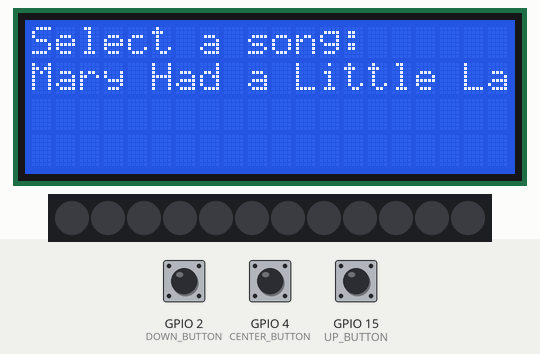
Recording of a program running on a simulated ESP32. On the bench: 20×4 character LCD, 12 RGB LEDs in strip order, left to right. Inputs (shaded band) come from the test bench; at power-on: GPIO 4 (CENTER_BUTTON) HIGH, GPIO 2 (DOWN_BUTTON) HIGH, GPIO 15 (UP_BUTTON) HIGH. Storage starts empty.

Above: at 4.6 s.
4.7 s: GPIO 4 (CENTER_BUTTON) pulled LOW for 0.15 s
At 5.2 s:
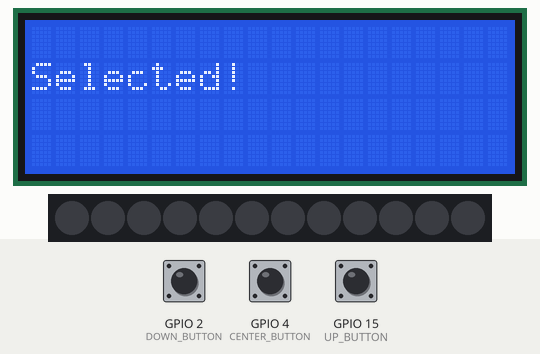
7.8 s: GPIO 2 (DOWN_BUTTON) pulled LOW for 1 s
At 9.2 s:
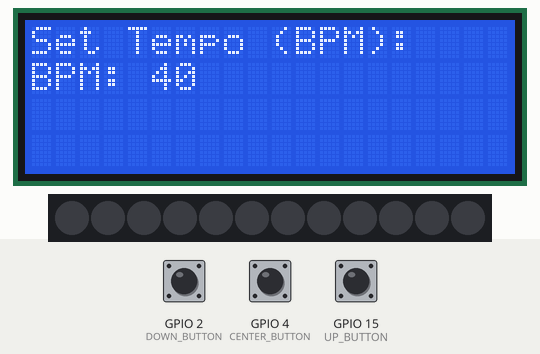
10.3 s: GPIO 4 (CENTER_BUTTON) pulled LOW for 3.2 s
At 13.5 s:
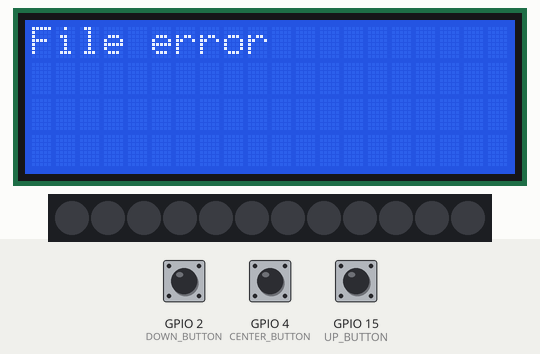
15.9 s: GPIO 15 (UP_BUTTON) pulled LOW for 0.15 s
At 18.9 s:
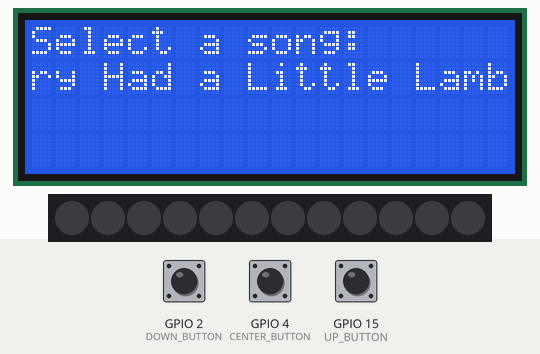
19.0 s: GPIO 15 (UP_BUTTON) pulled LOW for 1 s
At 19.8 s:
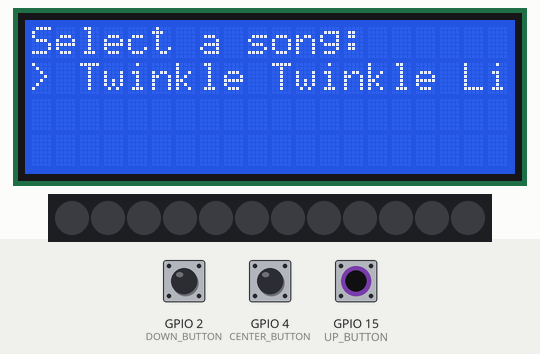
22.9 s: GPIO 2 (DOWN_BUTTON) pulled LOW for 3.2 s
At 26.6 s:
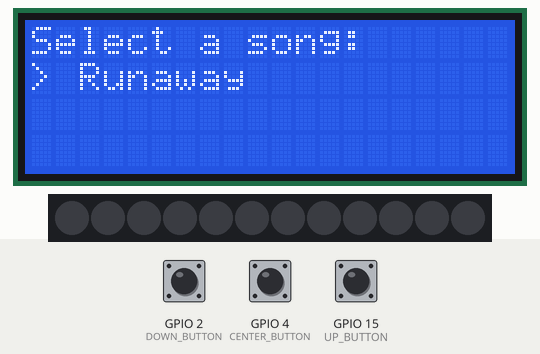
Timing chart, 0 to 28.1 s (numbered marks = the images above; inputs shaded):
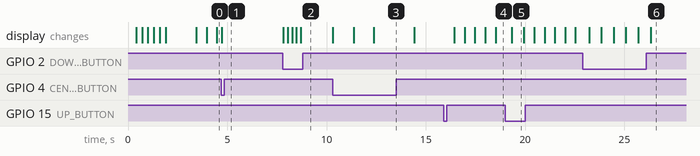

Measured:
- after the input at 4.7 s, the display: changes at once (image 1)
- after the input at 7.8 s, the display: first changes at once (image 2 shows a later state)
- after the input at 10.3 s, the display: first changes at once (image 3 shows a later state)
- after the input at 15.9 s, the display: first changes after 0.53 s (image 4 shows a later state)
- after the input at 19.0 s, the display: changes after 0.32 s (image 5)
- after the input at 22.9 s, the display: first changes after 0.32 s (image 6 shows a later state)
- what the display in image 5 shows lasts 0.6 s, from 19.3 s to 19.9 s

The program:

main.cpp
```cpp
#include <LiquidCrystal_I2C.h>
#include <FastLED.h>
#include <FS.h>
#include <SPIFFS.h>

#define NUM_LEDS 12
#define DATA_PIN 0
#define MAX_STEPS 128

#define CENTER_BUTTON 4
#define DOWN_BUTTON 2
#define UP_BUTTON 15

CRGB leds[NUM_LEDS];
LiquidCrystal_I2C lcd(0x27, 20, 4); // LCD: 20x4

struct NoteStep {
    bool isRest;
    float noteIndex;
    float duration; // in beats
};

NoteStep sequence[MAX_STEPS];
int sequenceLength = 0;

// Configurable BPM
int bpm = 60;

String filePaths[] = {"/maryHadALittleLamb.txt", "/twinkleTwinkle.txt", "/runaway.txt"};
String songNames[] = {"Mary Had a Little Lamb", "Twinkle Twinkle Little Star", "Runaway"};
int songIndex = 0;
String selectedSong;

void flashLEDsTwice() {
    for (int i = 0; i < 3; i++) {
        delay(300);
        fill_solid(leds, NUM_LEDS, CRGB::Blue);
        FastLED.show();
        delay(300);
        fill_solid(leds, NUM_LEDS, CRGB::Black);
        FastLED.show();
    }
}

void showWelcomeScreen() {
    lcd.clear();
    lcd.setCursor(0, 1);
    lcd.print("Welcome to NoteLight");
    flashLEDsTwice();
    delay(1500);
}

void selectSong() {
    lcd.clear();
    lcd.setCursor(0, 0);
    lcd.print("Select a song:");

    int scrollPos = 0;
    unsigned long lastScrollTime = 0;
    const int scrollSpeed = 500; // milliseconds
    const int displayWidth = 20; // LCD width

    while (true) {
        // Prepare the full display string with prefix
        String name = "> " + songNames[songIndex];
        int fullLength = name.length();

        // Scroll the song name if it's too long
        if (millis() - lastScrollTime >= scrollSpeed) {
            lcd.setCursor(0, 1);
            String toDisplay = name.substring(scrollPos, scrollPos + displayWidth);
            while (toDisplay.length() < displayWidth) toDisplay += " "; // pad if short
            lcd.print(toDisplay);

            scrollPos++;
            if (scrollPos + displayWidth > fullLength) scrollPos = 0;

            lastScrollTime = millis();
        }

        // Button navigation
        if (digitalRead(UP_BUTTON) == LOW) {
            songIndex = (songIndex + 1) % (sizeof(songNames) / sizeof(songNames[0]));
            scrollPos = 0;
            delay(300);
        }

        if (digitalRead(DOWN_BUTTON) == LOW) {
            songIndex = (songIndex - 1 + (sizeof(songNames) / sizeof(songNames[0]))) % (sizeof(songNames) / sizeof(songNames[0]));
            scrollPos = 0;
            delay(300);
        }

        if (digitalRead(CENTER_BUTTON) == LOW) {
            selectedSong = filePaths[songIndex];
            lcd.clear();
            lcd.setCursor(0, 1);
            lcd.print("Selected!");
            delay(1000);
            return;
        }
    }
}


void selectTempo() {
    lcd.clear();
    lcd.setCursor(0, 0);
    lcd.print("Set Tempo (BPM):");

    while (true) {
        lcd.setCursor(0, 1);
        lcd.print("                ");
        lcd.setCursor(0, 1);
        lcd.print("BPM: ");
        lcd.print(bpm);

        if (digitalRead(UP_BUTTON) == LOW) {
            bpm += 5;
            delay(200);
        }
        if (digitalRead(DOWN_BUTTON) == LOW) {
            bpm -= 5;
            if (bpm < 20) bpm = 20;
            delay(200);
        }
        if (digitalRead(CENTER_BUTTON) == LOW) {
            lcd.setCursor(0, 2);
            lcd.print("Tempo set!");
            delay(1000);
            return;
        }
    }
}

void waitToStart() {
    lcd.clear();
    lcd.setCursor(0, 0);
    lcd.print("Press CENTER to");
    lcd.setCursor(0, 1);
    lcd.print("Start Playback");
    while (digitalRead(CENTER_BUTTON) != LOW) {
        delay(100);
    }
    lcd.clear();
    lcd.print("Starting...");
    delay(1000);
}

void loadMusicFile() {
    File file = SPIFFS.open(selectedSong, FILE_READ);
    if (!file) {
        lcd.clear();
        lcd.print("File error");
        delay(2000);
        return;
    }

    String rawData = file.readString();
    file.close();

    if (rawData.length() == 0) {
        lcd.clear();
        lcd.print("File empty");
        delay(2000);
        return;
    }

    rawData.replace(", ", ",");
    if (rawData.startsWith("[")) rawData = rawData.substring(1);
    if (rawData.endsWith("]")) rawData = rawData.substring(0, rawData.length() - 1);

    sequenceLength = 0;
    int startIndex = 0;
    while (sequenceLength < MAX_STEPS && startIndex < rawData.length()) {
        int endIndex = rawData.indexOf("],", startIndex);
        String entry = (endIndex == -1) ? rawData.substring(startIndex)
                                        : rawData.substring(startIndex, endIndex);
        entry.trim();
        if (entry.startsWith("[")) entry = entry.substring(1);
        if (entry.endsWith("]")) entry = entry.substring(0, entry.length() - 1);

        int sep = entry.indexOf(',');
        if (sep != -1) {
            String noteStr = entry.substring(0, sep);
            String durStr = entry.substring(sep + 1);
            noteStr.trim();
            durStr.trim();

            NoteStep step;
            step.isRest = noteStr.equalsIgnoreCase("rest")
                       || noteStr.equalsIgnoreCase("'Rest'")
                       || noteStr.equalsIgnoreCase("\"Rest\"");
            step.noteIndex = step.isRest ? 0.0 : noteStr.toFloat();
            step.duration = durStr.toFloat();

            sequence[sequenceLength++] = step;
        }

        if (endIndex == -1) break;
        startIndex = endIndex + 2;
    }


    delay(2000);
}

String noteToLetter(int noteIndex) {
    switch (noteIndex) {
        case 0: return "C";
        case 1: return "D";
        case 2: return "E";
        case 3: return "F";
        case 4: return "G";
        case 5: return "A";
        case 6: return "B";
        case 7: return "C#"; // or high C or whatever your mapping is
        default: return "?";
    }
}

void playSequence() {
    for (int i = 0; i < sequenceLength; ++i) {
        NoteStep step = sequence[i];
        fill_solid(leds, NUM_LEDS, CRGB::Black);
        lcd.clear();

        if (step.isRest) {
            lcd.setCursor(0, 0);
            lcd.print("Rest");
        } else {
            int ledIndex = constrain(int(step.noteIndex), 0, NUM_LEDS - 1);
            leds[ledIndex] = CRGB::Red;
            lcd.setCursor(0, 0);
            lcd.print("Note: ");
            lcd.print(noteToLetter(int(step.noteIndex)));
        }

        FastLED.show();
        int delayMs = step.duration * (60.0 / bpm) * 1000;
        delay(delayMs);
        fill_solid(leds, NUM_LEDS, CRGB::Black);
        FastLED.show();
        delay(100);
    }
}

bool askToPlayAgain() {
    lcd.clear();
    lcd.setCursor(0, 0);
    lcd.print("Play again?");
    lcd.setCursor(0, 1);
    lcd.print("UP: Yes  DOWN: No");

    while (true) {
        if (digitalRead(UP_BUTTON) == LOW) {
            delay(500);
            return true;
        }
        if (digitalRead(DOWN_BUTTON) == LOW) {
            delay(500);
            return false;
        }
    }
}

void setup() {
    FastLED.addLeds<WS2812B, DATA_PIN, GRB>(leds, NUM_LEDS);
    pinMode(UP_BUTTON, INPUT_PULLUP);
    pinMode(DOWN_BUTTON, INPUT_PULLUP);
    pinMode(CENTER_BUTTON, INPUT_PULLUP);

    lcd.init();
    lcd.backlight();

    if (!SPIFFS.begin(true)) {
        lcd.print("SPIFFS Failed");
        while (true);
    }

    showWelcomeScreen();
}

void loop() {
    selectSong();
    selectTempo();
    waitToStart();
    loadMusicFile();
    playSequence();

    if (!askToPlayAgain()) {
        return; // Go back to song selection
    }
}
```
